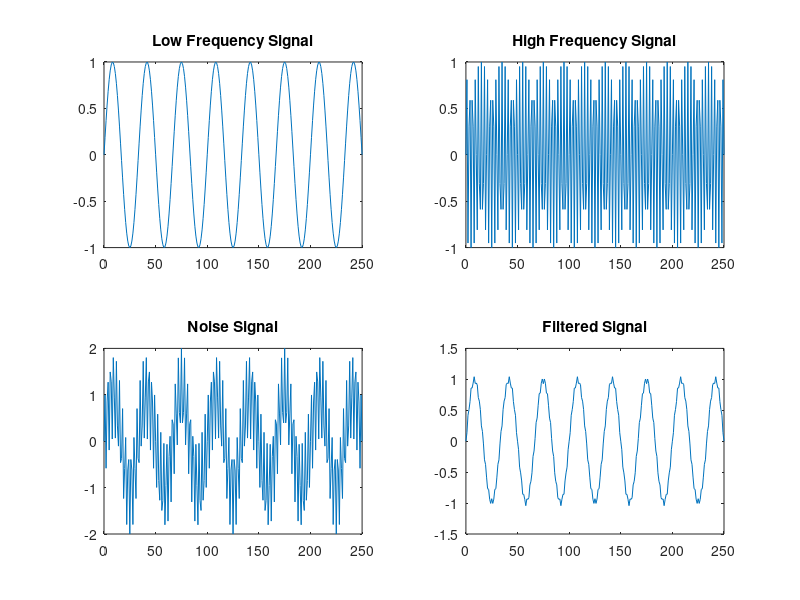

Reproduce this figure in MATLAB.
t=0:250;
[m,n]=size(t);

a=sin(2*pi*0.03*t);
b=sin(2*pi*0.35*t);
c=a+b;

out= zeros(m,n);


for i = 2:(n-1)
    out(i) = (c(i-1) + c(i) + c(i+1))/3;
end

subplot(221);
plot(t,a); title('Low Frequency Signal');
subplot(222);
plot(t,b); title('High Frequency Signal');
subplot(223);
plot(t,c); title('Noise Signal');
subplot(224);
plot(t,out); title('Filtered Signal');